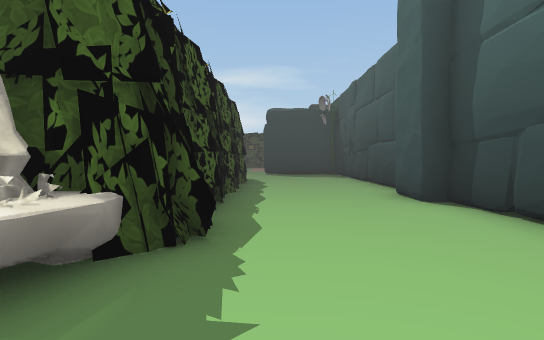
View 1 (above)

22 first-person views from a walk through a scene from a Unity 3-D project. The camera is 1.5 m above the floor, tilts 2° down and sees 80° across. The floor is counted in squares, 2 m on a side. Each view is taken from the middle of a square. On the plan, view 1 faces up. The plan holds only what a view shows up to about 11 squares ahead; the rest is blank. The place goes on beyond the plan. The player is left out. Some surface patterns are stand-ins.

View 2
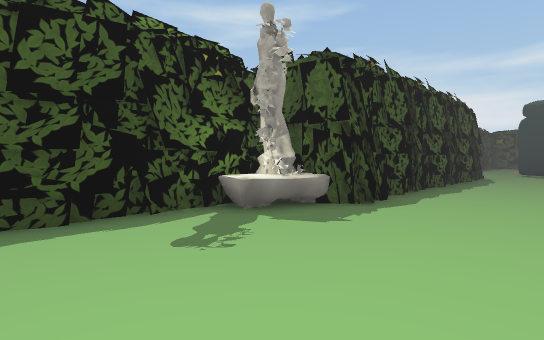

View 3
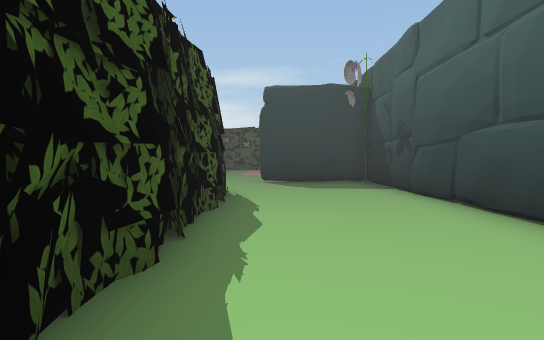

View 4
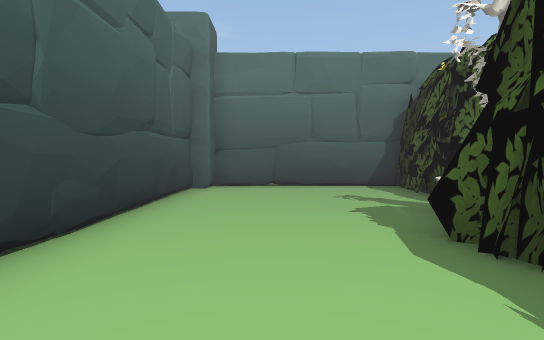

View 5
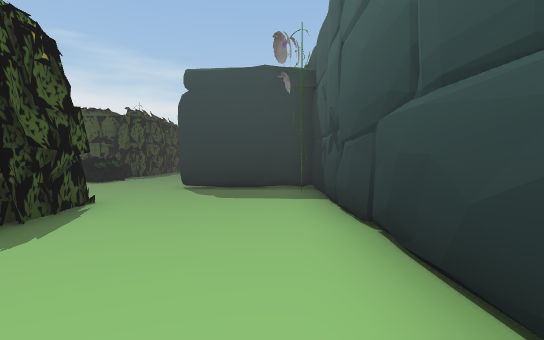

View 6
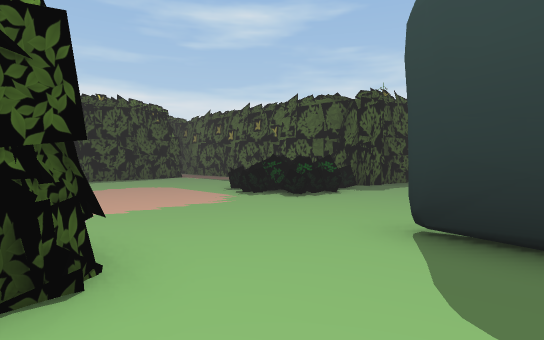

View 7
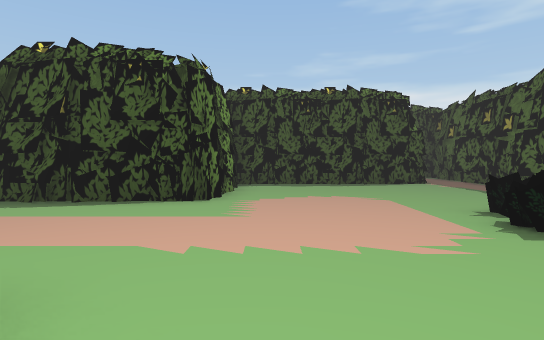

View 8
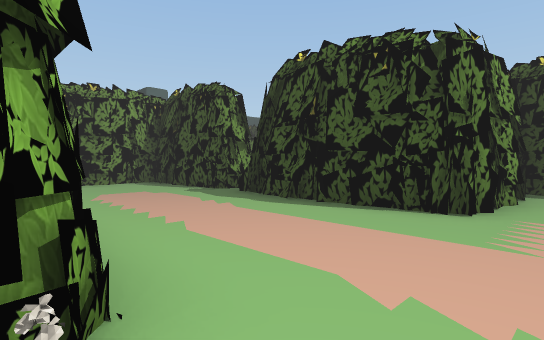

View 9
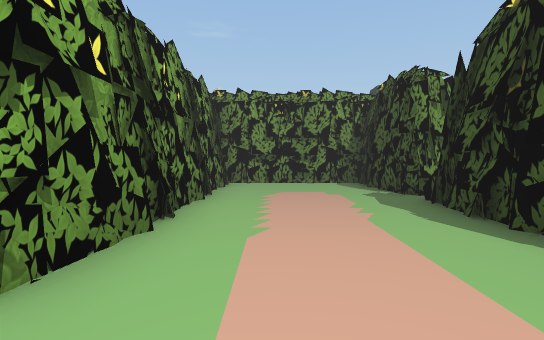

View 10
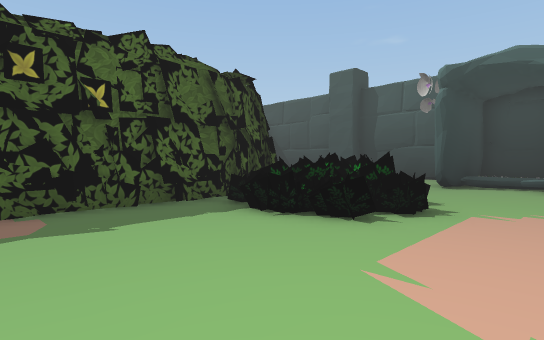

View 11
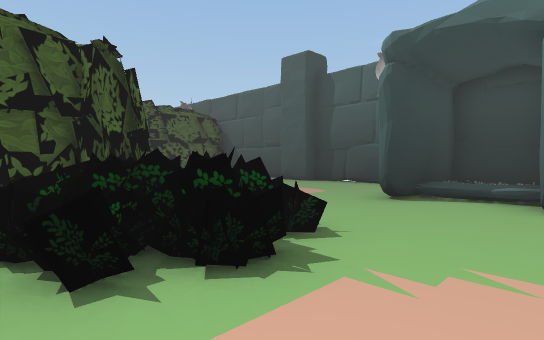

View 12
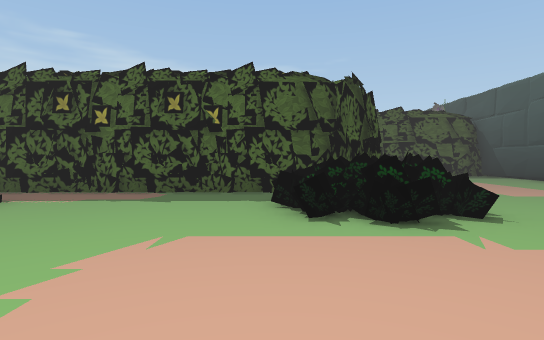

View 13
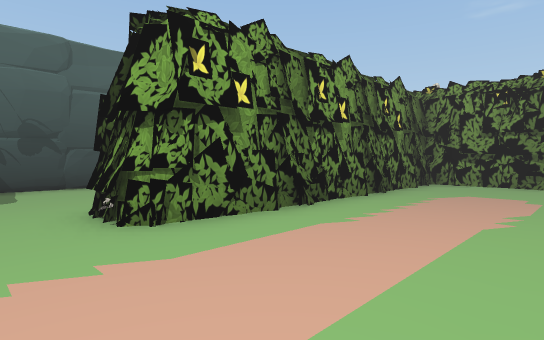

View 14
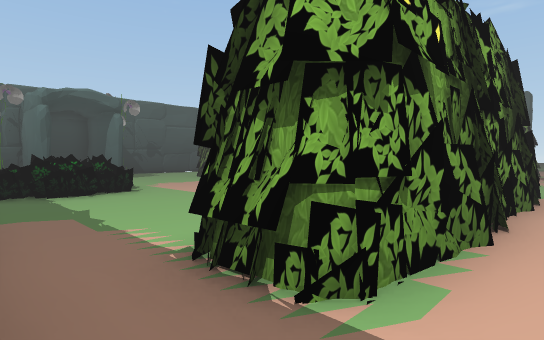

View 15
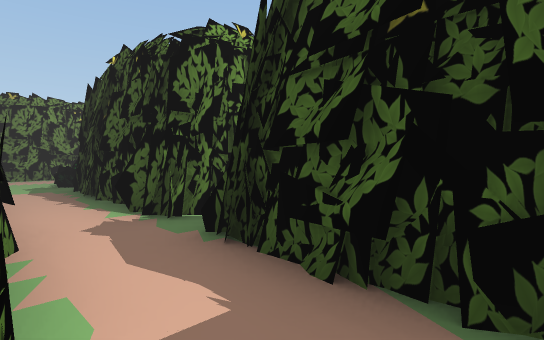

View 16
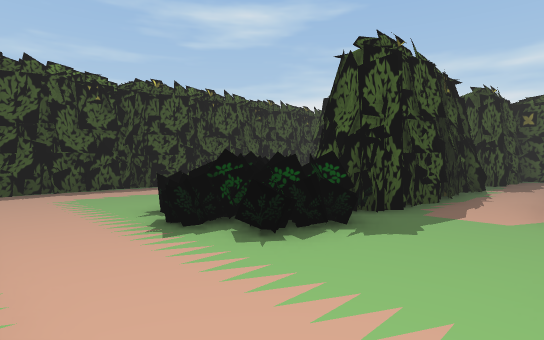

View 17
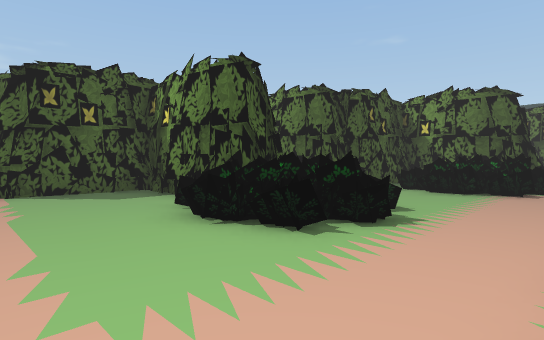

View 18
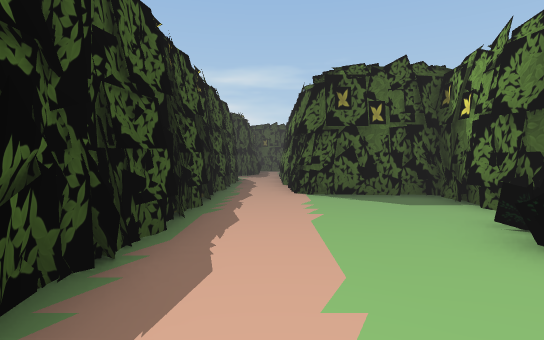

View 19
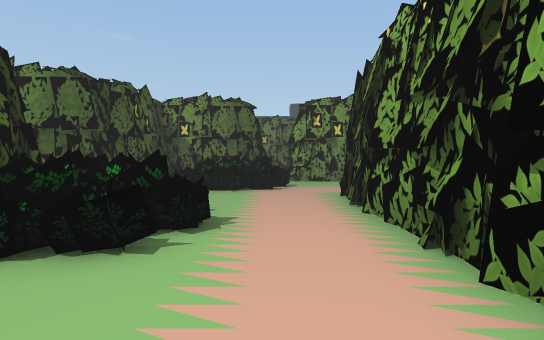

View 20
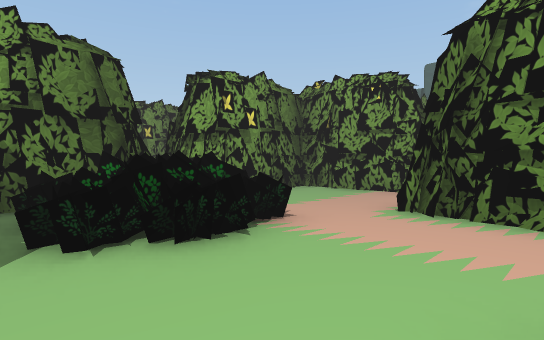

View 21
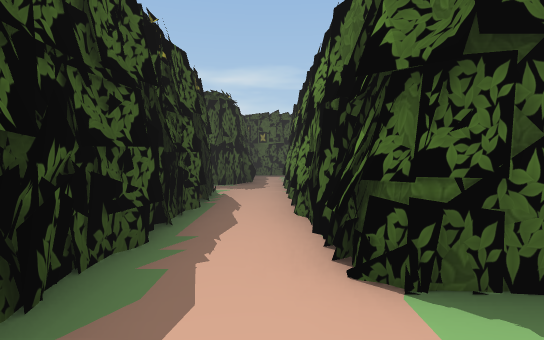

View 22
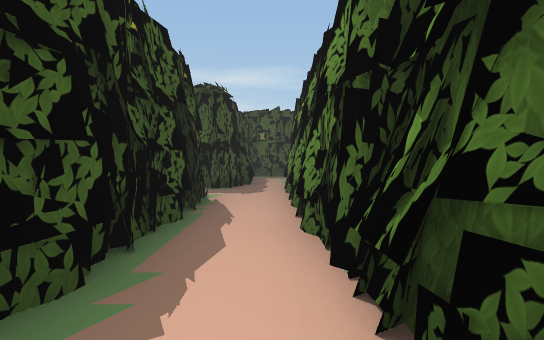

### Floor plan
Key: @ floor where view 1 was taken; # wall or solid block; . main floor; : floor 0.5 m higher than the main floor; / step, stairs or slope; O other object.
Columns run from 21 left of view 1 to 3 right of it. Each row starts with its distance up from view 1.
 21  ..#   ###########. ....#
 20 #..#   #.......###......#
 19 #..#   #.......OOO......O
 18 #..#  ##.##....OOOO..####
 17 #..#  #..##.....OOO...: #
 16 #..#  ##.##...........:/#
 15 #..#####.##..........####
 14 #.....##.##.............O
 13 #.....##.######....O....#
 12 #.....##.######....##...#
 11 ##..OOO......##....##...#
 10 ##...OOO..OOO##....##...#
  9 #....OO...OOO##....##...#
  8 ##........OO ##....##...#
  7   ...........##....##...#
  6     ######...##....##...#
  5           ...##....##...#
  4           ###########...#
  3                   #O#...#
  2                   #O....#
  1                   #O....#
  0                   #..@..#
 -1                   #.....#
 -2                   #.....#
 -3                   #######

Positions as (right, up) in squares from view 1, and headings:
1: (0, 0), facing up
2: (2, -2), facing up-left
3: (0, 5), facing up
4: (1, 6), facing down
5: (2, 7), facing up
6: (1, 12), facing up-left
7: (-1, 14), facing left
8: (-2, 14), facing down-left
9: (-4, 14), facing down
10: (-9, 15), facing up-right
11: (-6, 15), facing up-right
12: (-6, 13), facing up
13: (-6, 14), facing down-right
14: (-13, 20), facing down-right
15: (-12, 20), facing down-left
16: (-12, 7), facing up-left
17: (-19, 7), facing up-right
18: (-19, 8), facing up
19: (-19, 8), facing right
20: (-14, 11), facing down-right
21: (-19, 13), facing up
22: (-19, 14), facing up
